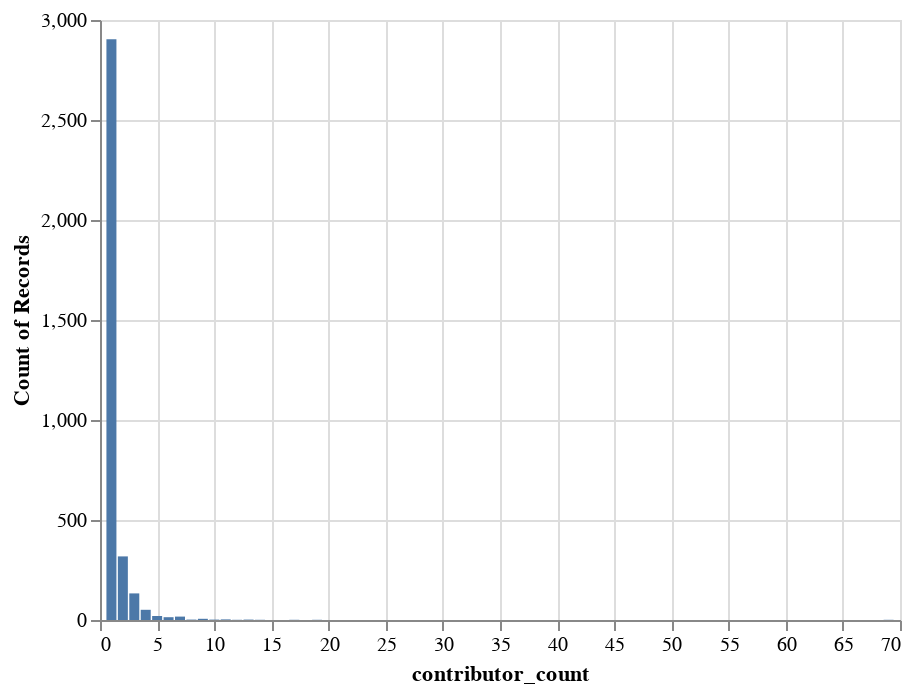

The cell this chart's notebook holds for it:
### Markdown cell above
### Explore Contributors

### Code cell
contributors_counts = contributors_df.login.value_counts().reset_index()
contributors_counts.columns = ['login', 'contributor_count']

alt.Chart(contributors_counts).mark_bar().encode(
    x=alt.X('contributor_count:Q'),
    y='count()'
)

### Figure 1 — Vega-Lite specification as saved in the notebook (floating-point values rounded to 4 significant figures; data arrays with more than 128 entries replaced by an {"elided": "..."} marker saying what was removed)
{"config": {"view": {"continuousWidth": 400, "continuousHeight": 300}}, "data": {"name": "data-6562a43f567f51b59dfdfcaa868a6acc"}, "mark": "bar", "encoding": {"x": {"type": "quantitative", "field": "contributor_count"}, "y": {"type": "quantitative", "aggregate": "count"}}, "$schema": "https://vega.github.io/schema/vega-lite/v4.8.1.json", "datasets": {"data-6562a43f567f51b59dfdfcaa868a6acc": {"elided": "3477 records"}}}
